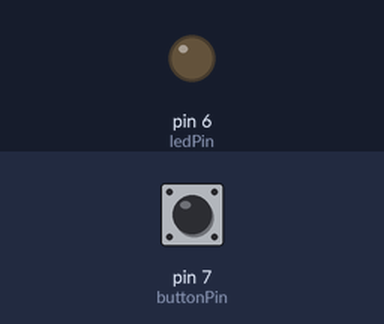
The sketch below on a simulated Arduino Uno, built with avr-gcc and run on an emulated ATmega328P. On the bench: output pins drawn as LEDs (lit = HIGH). The test bench sets the inputs (shaded band); at power-on: pin 7 (buttonPin) LOW.

Above: at 1.2 s.
1.3 s: pin 7 (buttonPin) pulled HIGH for 0.15 s
At 2.3 s:
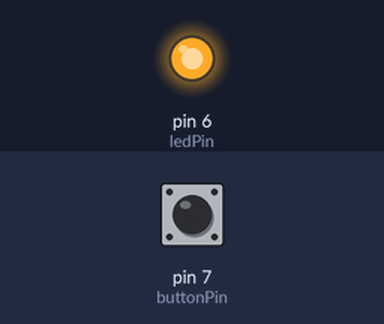
2.9 s: pin 7 (buttonPin) pulled HIGH for 1 s
At 3.5 s:
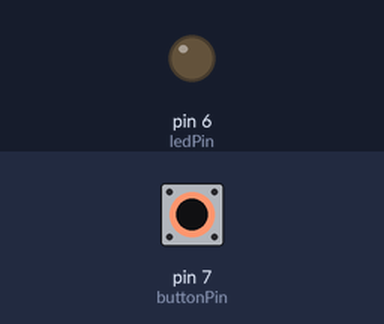
5.4 s: pin 7 (buttonPin) pulled HIGH for 3.2 s
At 6.6 s:
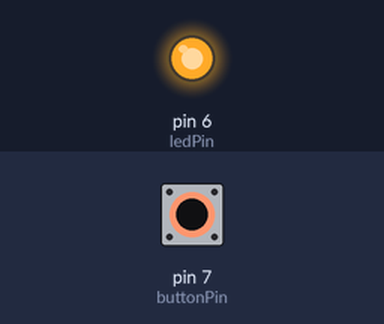
Timing chart, 0 to 8.4 s (numbered marks = the images above; inputs shaded):
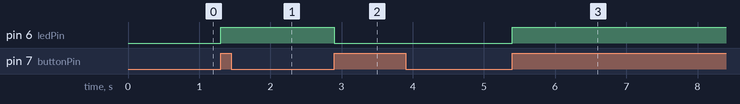

Measured:
- after the input at 1.3 s, pin 6 (ledPin): LOW → HIGH at once
- after the input at 2.9 s, pin 6 (ledPin): HIGH → LOW at once
- after the input at 5.4 s, pin 6 (ledPin): LOW → HIGH at once

The sketch:

ledToggleSwitch.ino
```cpp
int ledPin = 6;
int buttonPin = 7;
int oldButtonVal = 0;
int newButtonVal;
int ledState = 0;
int delayTime = 100;

void setup() {
  pinMode(buttonPin, INPUT);
  Serial.begin(9600);
  pinMode(ledPin, OUTPUT);
}

void loop() {
  newButtonVal = digitalRead(buttonPin);
  if (oldButtonVal == 0 && newButtonVal == 1) {
    if (ledState == 0) {
      digitalWrite(ledPin, HIGH);
      ledState = 1;
    } else {
      digitalWrite(ledPin, LOW);
      ledState = 0;
    }

  }
  oldButtonVal = newButtonVal;
  delay(delayTime);
}
```
